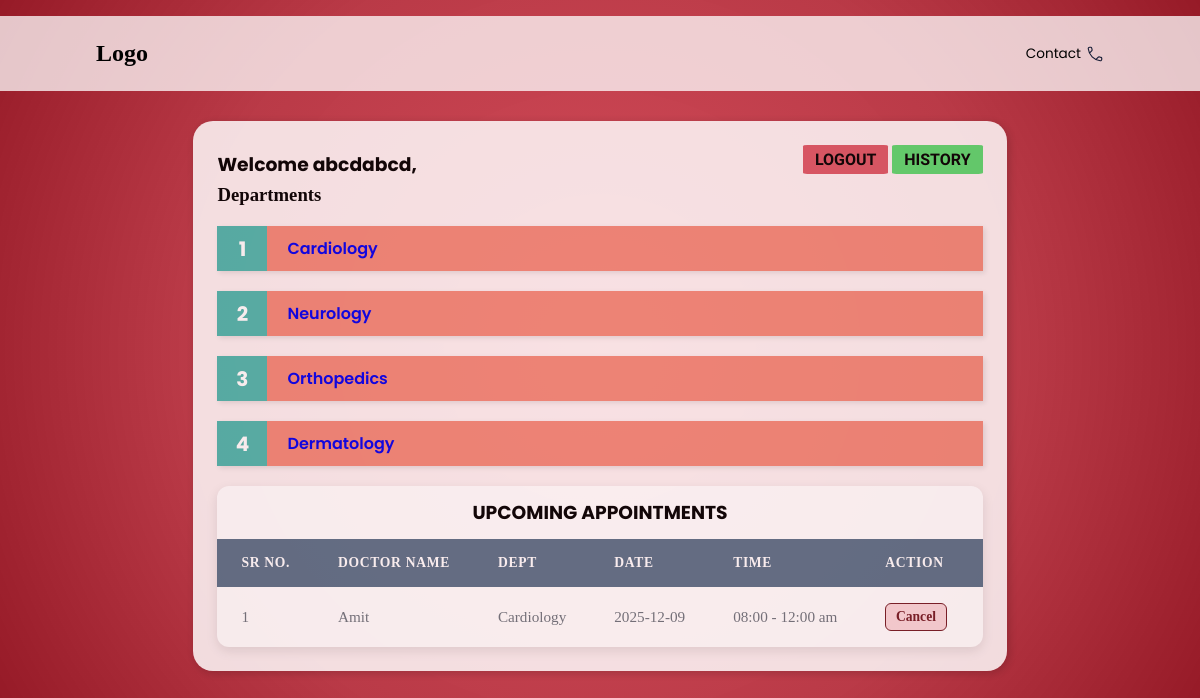
The app's page /patient_dashboard/1 with its own data.
### models.py (models this page shows)
class Patient(db.Model):
    PatientID = db.Column(db.Integer, primary_key=True)
    FirstName = db.Column(db.String,nullable=False)
    LastName = db.Column(db.String,nullable=False)
    Username= db.Column(db.String, nullable=False)
    Password = db.Column(db.String, nullable=False)
    appointments = db.relationship('Appointment', back_populates='patient', cascade="all, delete")
    histories = db.relationship('PatientHistory', back_populates='patient', cascade="all, delete")

class Department(db.Model):
    Department_name=db.Column(db.String, primary_key=True)
    Overview = db.Column(db.String)
    doctors = db.relationship('Doctor', back_populates='department_rel', cascade="all, delete")

class Appointment(db.Model):
    AppointmentID = db.Column(db.Integer, primary_key=True)
    PatientID = db.Column(db.Integer, db.ForeignKey('patient.PatientID'), nullable=False)
    DoctorID = db.Column(db.Integer, db.ForeignKey('doctor.DoctorID'), nullable=False)
    Date=db.Column(db.Date)
    Time = db.Column(db.String)
    Purpose=db.Column(db.String)
    Status=db.Column(db.Enum("Booked","Completed","Cancelled"),
        nullable=False,
        default='Booked'
    )
    patient = db.relationship('Patient', back_populates='appointments')
    doctor = db.relationship('Doctor', back_populates='appointments')

class Doctor(db.Model):
    DoctorID = db.Column(db.Integer, primary_key=True)
    FirstName = db.Column(db.String,nullable=False)
    LastName = db.Column(db.String,nullable=False)
    Username= db.Column(db.String, nullable=False)
    Password = db.Column(db.String, nullable=False)
    available=db.Column(db.String)
    Department = db.Column(db.String, db.ForeignKey('department.Department_name'), nullable=False)
    Position = db.Column(db.String)
    Experience = db.Column(db.Integer)
    Remarks = db.Column(db.String)
    photo = db.Column(db.String)
    appointments = db.relationship('Appointment', back_populates='doctor', cascade="all, delete")
    department_rel = db.relationship('Department', back_populates='doctors')

### routes/patient.py (the view)
@app.route('/patient_dashboard/<int:patientID>')
def patient_dashboard(patientID):
    patient = Patient.query.get(patientID)
    departments = Department.query.all()
    appointments = Appointment.query.filter(
    Appointment.PatientID == patientID,
    Appointment.Status == "Booked"
    ).all()
    return render_template("patient_dashboard.html", patient=patient, departments=departments,appointments=appointments)

### templates/patient_dashboard.html (shortened to what this page needs)
<!DOCTYPE html>
<html lang="en">
<head>
    <link rel="stylesheet" href="..\static\style.css">
</head>
<body>
    <header>
        <nav>
        <div class="logo">
            <h2>Logo</h2>
        </div>
        <div class="nav-icons">
            <ul>
            <li>Contact </li>
            </ul>
        </div>
        </nav>
    </header>
    <main>
        <div id="pageC">
            <div class="container">
                <div class="title">
                    <h3>Welcome {{ patient.FirstName }},</h3>
                    <div id="links">
                        <a href="{{ url_for('login') }}"><button class="logout">LOGOUT</button></a>
                        <a href="{{ url_for('view_patient_history', patient_id=patient.PatientID) }}">
                            <button class="history">HISTORY</button>
                        </a>
                    </div>
                </div>
                <div class="content">
                    <h3>Departments</h3>
                    <div class="departments">
                        <ol class="custom-steps">
                        {% for dept in departments %}
                            <a href="{{ url_for('view_department', dept_name=dept.Department_name, patient_id=patient.PatientID) }}"><li class="content1">{{ dept.Department_name }}</li></a>
                        {% else %}
                            <p>No departments available</p>
                        {% endfor %}
                        </ol>
                    </div>
                    <div class="appointments">
                        <h3>UPCOMING APPOINTMENTS</h3>
                        <table class="appointments-table">
                            <thead>
                                <tr>
                                    <th>Sr No.</th>
                                    <th>Doctor Name</th>
                                    <th>Dept</th>
                                    <th>Date</th>
                                    <th>Time</th>
                                    <th>Action</th>
                                </tr>
                            </thead>
                            <tbody>
                            {% for appt in appointments %}
                                <tr>
                                    <td data-label="Sr No.">{{ loop.index }}</td>
                                    <td data-label="Doctor Name">{{ appt.doctor.FirstName }}</td>
                                    <td data-label="Dept">{{ appt.doctor.Department }}</td>
                                    <td data-label="Date">{{ appt.Date }}</td>
                                    <td data-label="Time">{{ appt.Time }}</td>
                                    <td data-label="Action">
                                        <a href="{{ url_for('cancel_appointment', appt_id=appt.AppointmentID) }}" class="action-cancel">Cancel</a>
                                    </td>
                                </tr>
                            {% else %}
                                <tr><td colspan="6">No appointments scheduled</td></tr>
                            {% endfor %}
                            </tbody>
                        </table>
                    </div>
                </div>
            </div>
        </div>
    </main>
</body>
</html>

### static/style.css (style rules this page uses)
* { margin: 0; padding: 0; }
body { background: radial-gradient( circle at center, #d03040db 0%, #b01e2ddf 60%, #961a27 100%); }
:root { --primary-color: #007bff; --secondary-color: #6c757d; --header-bg: #5a7188; --header-text: #ffffff; --row-bg-odd: #ffffff; --row-bg-even: #f8f9fa; --border-color: #dee2e6; }
nav { display: flex; align-items: center; justify-content: space-between; margin-top: 2vh; gap: 3vw; background-color: rgba(255, 255, 255, 0.75); padding: 3vh; padding-left: 8vw; padding-right: 8vw; }
.nav-icons ul { display: flex; list-style: none; gap: 2vw; }
.nav-icons li { display: flex; align-items: center; font-family: 'Poppins', sans-serif; font-size: 0.85em; cursor: pointer; gap: 5px; }
main { display: flex; justify-content: center; align-items: center; }
.container { background-color: rgba(255, 255, 255, 0.92); margin: 30px 50px; border-radius: 20px; opacity: 0.9; transition: box-shadow 0.3s ease; box-shadow: 2px 2px 10px rgba(0, 0, 0, 0.2); padding: 2vw; }
#pageC { transition: filter 0.3s ease; }
.title { display: flex; justify-content: space-between; align-items: center; font-family: 'Poppins', sans-serif; font-weight: 600; }
.logout { background-color: #d03040c9; border: none; border-radius: 5%; padding: 5px; padding-left: 1vw; padding-right: 1vw; cursor: pointer; transition: background-color 0.25s; margin-bottom: 10px; font-family: 'Baloo Bhai 2', 'Poppins', sans-serif; font-size: medium; font-weight: 600; }
.appointments { max-width: 1200px; margin: 0 auto; background-color: var(--row-bg-odd); border-radius: 12px; box-shadow: 0 4px 12px rgba(0, 0, 0, 0.1); overflow: hidden; }
.appointments-table { width: 100%; border-collapse: separate; border-spacing: 0; }
.appointments-table thead th { padding: 1rem 1.5rem; background-color: var(--header-bg); color: var(--header-text); font-weight: 600; text-align: left; text-transform: uppercase; font-size: 0.85rem; letter-spacing: 0.05em; }
.appointments-table tbody td { padding: 1rem 1.5rem; border-bottom: 1px solid var(--border-color); vertical-align: middle; font-size: 0.95rem; color: var(--secondary-color); }
.appointments-table tbody tr:last-child td { border-bottom: none; }
.appointments-table a { display: inline-block; margin-right: 0.75rem; padding: 0.3rem 0.6rem; border-radius: 6px; text-decoration: none; font-size: 0.85rem; font-weight: 600; transition: all 0.2s ease; text-align: center; }
.action-cancel { background-color: #f8d7da; color: #721c24; border: 1px solid #721c24; border-radius: 5px; padding: 0.7vh; }
.history { background-color: #30d04bc9; border: none; border-radius: 5%; padding: 5px; padding-left: 1vw; padding-right: 1vw; cursor: pointer; transition: background-color 0.25s; margin-bottom: 10px; font-family: 'Baloo Bhai 2', 'Poppins', sans-serif; font-size: medium; font-weight: 600; }
.appointments h3 { display: flex; align-items: center; justify-content: center; padding: 1.5vh; font-family: 'Poppins', sans-serif; }
.custom-steps { list-style: none; padding: 0; margin: 20px 0; text-decoration: none; }
.custom-steps li { position: relative; margin-bottom: 20px; background-color: rgba(234, 86, 60, 0.668); transition: background-color 0.25s; padding: 10px 10px 10px 70px; box-shadow: 2px 2px 5px rgba(0, 0, 0, 0.1); text-decoration: none; }
.custom-steps { list-style: none; padding: 0; margin: 20px 0; counter-reset: step-counter; }
.custom-steps li { counter-increment: step-counter; }
.custom-steps li::before { content: counter(step-counter); position: absolute; top: 0; left: 0; width: 50px; height: 100%; background-color: #4db6ac; color: white; font-size: 20px; font-weight: bold; display: flex; align-items: center; justify-content: center; }
.custom-steps a { text-decoration: none; font-family: 'Poppins', sans-serif; font-weight: 600; }

### records on screen
Patient: FirstName "abcdabcd"
Department: Department_name "Cardiology"
Department: Department_name "Neurology"
Department: Department_name "Orthopedics"
Department: Department_name "Dermatology"
Appointment: doctor.FirstName "Amit", doctor.Department "Cardiology", Date "2025-12-09", Time "08:00 - 12:00 am"
